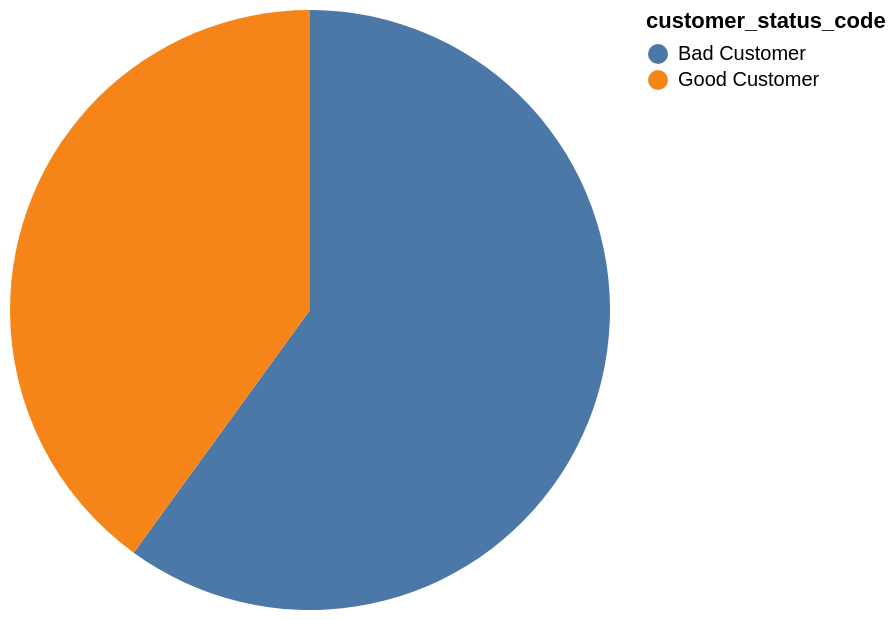

Write the Vega-Lite specification saved for this chart.
### Vega-Lite specification from a JSON file in a GitHub repository (floating-point values rounded to 4 significant figures)
{"data": {"values": [{"x_data": "Bad Customer", "y_data": 9}, {"x_data": "Good Customer", "y_data": 6}]}, "mark": "arc", "encoding": {"theta": {"field": "y_data", "type": "quantitative", "title": "count(*)"}, "color": {"field": "x_data", "type": "nominal", "title": "customer_status_code"}}}
